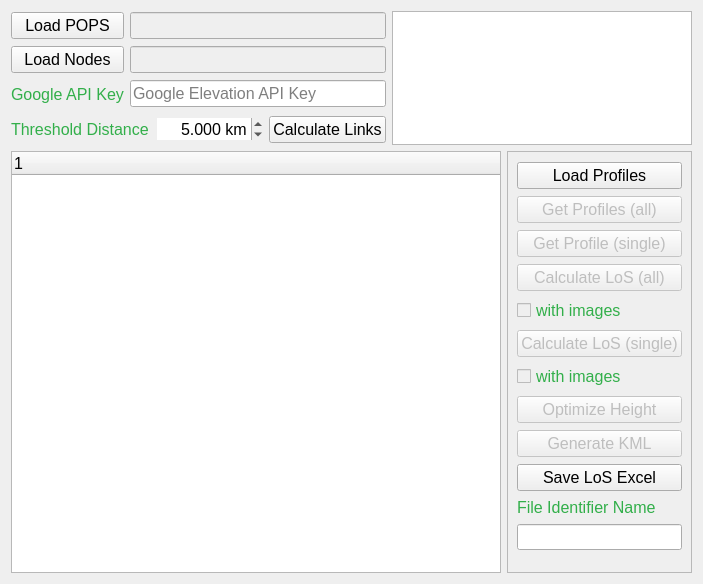
<?xml version="1.0" encoding="UTF-8"?>
<ui version="4.0">
 <class>MatrixCalculator</class>
 <widget class="QWidget" name="MatrixCalculator">
  <property name="geometry">
   <rect>
    <x>0</x>
    <y>0</y>
    <width>703</width>
    <height>584</height>
   </rect>
  </property>
  <property name="windowTitle">
   <string>Form</string>
  </property>
  <layout class="QGridLayout" name="gridLayout">
   <item row="0" column="0">
    <widget class="QPushButton" name="bnt_load_pops">
     <property name="font">
      <font>
       <pointsize>12</pointsize>
      </font>
     </property>
     <property name="text">
      <string>Load POPS</string>
     </property>
    </widget>
   </item>
   <item row="1" column="0">
    <widget class="QPushButton" name="bnt_load_nodes">
     <property name="font">
      <font>
       <pointsize>12</pointsize>
      </font>
     </property>
     <property name="text">
      <string>Load Nodes</string>
     </property>
    </widget>
   </item>
   <item row="2" column="0">
    <widget class="QLabel" name="lbl_apikey">
     <property name="font">
      <font>
       <pointsize>12</pointsize>
      </font>
     </property>
     <property name="styleSheet">
      <string notr="true">color: rgb(50, 175, 74);</string>
     </property>
     <property name="text">
      <string>Google API Key</string>
     </property>
    </widget>
   </item>
   <item row="3" column="0" colspan="2">
    <widget class="QLabel" name="lbl_threshold">
     <property name="font">
      <font>
       <pointsize>12</pointsize>
      </font>
     </property>
     <property name="styleSheet">
      <string notr="true">color: rgb(50, 175, 74);</string>
     </property>
     <property name="text">
      <string>Threshold Distance</string>
     </property>
    </widget>
   </item>
   <item row="4" column="5">
    <widget class="QFrame" name="frm_los">
     <property name="frameShape">
      <enum>QFrame::StyledPanel</enum>
     </property>
     <property name="frameShadow">
      <enum>QFrame::Raised</enum>
     </property>
     <layout class="QVBoxLayout" name="verticalLayout">
      <item>
       <widget class="QPushButton" name="bnt_loadprofiles">
        <property name="font">
         <font>
          <pointsize>12</pointsize>
         </font>
        </property>
        <property name="toolTip">
         <string>Loads an already fetched elevation profile</string>
        </property>
        <property name="text">
         <string>Load Profiles</string>
        </property>
       </widget>
      </item>
      <item>
       <widget class="QPushButton" name="bnt_getprofiles">
        <property name="enabled">
         <bool>false</bool>
        </property>
        <property name="font">
         <font>
          <pointsize>12</pointsize>
         </font>
        </property>
        <property name="toolTip">
         <string>Connects to Google Elevation API to get the profiles of all the links (saves the result)</string>
        </property>
        <property name="text">
         <string>Get Profiles (all)</string>
        </property>
       </widget>
      </item>
      <item>
       <widget class="QPushButton" name="bnt_getprofile">
        <property name="enabled">
         <bool>false</bool>
        </property>
        <property name="font">
         <font>
          <pointsize>12</pointsize>
         </font>
        </property>
        <property name="toolTip">
         <string>Connects to Google Elevation API to get the profile of the selected link. (won't be saved)</string>
        </property>
        <property name="text">
         <string>Get Profile (single)</string>
        </property>
       </widget>
      </item>
      <item>
       <widget class="QPushButton" name="bnt_calculatelos_all">
        <property name="enabled">
         <bool>false</bool>
        </property>
        <property name="font">
         <font>
          <pointsize>12</pointsize>
         </font>
        </property>
        <property name="toolTip">
         <string>Checks all the LoS of all the links in the Link Matrix that passed the threshold.</string>
        </property>
        <property name="text">
         <string>Calculate LoS (all)</string>
        </property>
       </widget>
      </item>
      <item>
       <widget class="QCheckBox" name="chk_images_all">
        <property name="enabled">
         <bool>false</bool>
        </property>
        <property name="font">
         <font>
          <pointsize>12</pointsize>
         </font>
        </property>
        <property name="toolTip">
         <string>If enabled the Calculate LoS(all) will also generate a PDF with the links profile</string>
        </property>
        <property name="styleSheet">
         <string notr="true">color: rgb(50, 175, 74);</string>
        </property>
        <property name="text">
         <string>with images</string>
        </property>
       </widget>
      </item>
      <item>
       <widget class="QPushButton" name="bnt_calculatelos_single">
        <property name="enabled">
         <bool>false</bool>
        </property>
        <property name="font">
         <font>
          <pointsize>12</pointsize>
         </font>
        </property>
        <property name="toolTip">
         <string>Checks the LoS of a single selected link in the Link Matrix.</string>
        </property>
        <property name="text">
         <string>Calculate LoS (single)</string>
        </property>
       </widget>
      </item>
      <item>
       <widget class="QCheckBox" name="chk_images_single">
        <property name="enabled">
         <bool>false</bool>
        </property>
        <property name="font">
         <font>
          <pointsize>12</pointsize>
         </font>
        </property>
        <property name="toolTip">
         <string>If enabled the Calculate LoS(single) check will generate a PDF file</string>
        </property>
        <property name="styleSheet">
         <string notr="true">color: rgb(50, 175, 74);</string>
        </property>
        <property name="text">
         <string>with images</string>
        </property>
       </widget>
      </item>
      <item>
       <widget class="QPushButton" name="btn_optimize_heights">
        <property name="enabled">
         <bool>false</bool>
        </property>
        <property name="font">
         <font>
          <pointsize>12</pointsize>
         </font>
        </property>
        <property name="text">
         <string>Optimize Height</string>
        </property>
       </widget>
      </item>
      <item>
       <widget class="QPushButton" name="bnt_generatekml">
        <property name="enabled">
         <bool>false</bool>
        </property>
        <property name="font">
         <font>
          <pointsize>12</pointsize>
         </font>
        </property>
        <property name="toolTip">
         <string>Generates a KML with the links of the Link Matrix</string>
        </property>
        <property name="text">
         <string>Generate KML</string>
        </property>
       </widget>
      </item>
      <item>
       <widget class="QPushButton" name="bnt_save_excel">
        <property name="font">
         <font>
          <pointsize>12</pointsize>
         </font>
        </property>
        <property name="toolTip">
         <string>saves the Link Matrix to a CSV file</string>
        </property>
        <property name="text">
         <string>Save LoS Excel</string>
        </property>
       </widget>
      </item>
      <item>
       <widget class="QLabel" name="lbl_fileid">
        <property name="sizePolicy">
         <sizepolicy hsizetype="Fixed" vsizetype="Fixed">
          <horstretch>0</horstretch>
          <verstretch>0</verstretch>
         </sizepolicy>
        </property>
        <property name="minimumSize">
         <size>
          <width>0</width>
          <height>0</height>
         </size>
        </property>
        <property name="font">
         <font>
          <pointsize>12</pointsize>
         </font>
        </property>
        <property name="styleSheet">
         <string notr="true">color: rgb(50, 175, 74);</string>
        </property>
        <property name="text">
         <string>File Identifier Name</string>
        </property>
       </widget>
      </item>
      <item>
       <widget class="QLineEdit" name="txt_fileprefix">
        <property name="sizePolicy">
         <sizepolicy hsizetype="Minimum" vsizetype="Fixed">
          <horstretch>0</horstretch>
          <verstretch>0</verstretch>
         </sizepolicy>
        </property>
        <property name="minimumSize">
         <size>
          <width>158</width>
          <height>26</height>
         </size>
        </property>
        <property name="toolTip">
         <string>The output file will have in its name the written identifier</string>
        </property>
       </widget>
      </item>
     </layout>
    </widget>
   </item>
   <item row="4" column="0" colspan="5">
    <widget class="QTreeWidget" name="tbl_linksmatrix">
     <property name="font">
      <font>
       <pointsize>12</pointsize>
      </font>
     </property>
     <column>
      <property name="text">
       <string notr="true">1</string>
      </property>
     </column>
    </widget>
   </item>
   <item row="0" column="1" colspan="3">
    <widget class="QLineEdit" name="txt_load_pops">
     <property name="enabled">
      <bool>false</bool>
     </property>
     <property name="font">
      <font>
       <pointsize>12</pointsize>
      </font>
     </property>
    </widget>
   </item>
   <item row="1" column="1" colspan="3">
    <widget class="QLineEdit" name="txt_load_nodes">
     <property name="enabled">
      <bool>false</bool>
     </property>
     <property name="font">
      <font>
       <pointsize>12</pointsize>
      </font>
     </property>
    </widget>
   </item>
   <item row="2" column="1" colspan="3">
    <widget class="QLineEdit" name="txt_api">
     <property name="enabled">
      <bool>true</bool>
     </property>
     <property name="font">
      <font>
       <pointsize>12</pointsize>
      </font>
     </property>
     <property name="placeholderText">
      <string>Google Elevation API Key</string>
     </property>
    </widget>
   </item>
   <item row="3" column="2">
    <widget class="QDoubleSpinBox" name="spn_distance">
     <property name="font">
      <font>
       <pointsize>12</pointsize>
      </font>
     </property>
     <property name="toolTip">
      <string>Distance threshold to consider it a link</string>
     </property>
     <property name="frame">
      <bool>false</bool>
     </property>
     <property name="alignment">
      <set>Qt::AlignRight|Qt::AlignTrailing|Qt::AlignVCenter</set>
     </property>
     <property name="suffix">
      <string> km</string>
     </property>
     <property name="decimals">
      <number>3</number>
     </property>
     <property name="minimum">
      <double>0.040000000000000</double>
     </property>
     <property name="maximum">
      <double>100.000000000000000</double>
     </property>
     <property name="value">
      <double>5.000000000000000</double>
     </property>
    </widget>
   </item>
   <item row="3" column="3">
    <widget class="QPushButton" name="bnt_calculate_links">
     <property name="font">
      <font>
       <pointsize>12</pointsize>
      </font>
     </property>
     <property name="toolTip">
      <string>Calculates a link matrix between POPs and Nodes with a link distance threshold set by the spinbox</string>
     </property>
     <property name="text">
      <string>Calculate Links</string>
     </property>
    </widget>
   </item>
   <item row="0" column="4" rowspan="4" colspan="2">
    <widget class="QListWidget" name="lst_log">
     <property name="sizePolicy">
      <sizepolicy hsizetype="Expanding" vsizetype="Minimum">
       <horstretch>0</horstretch>
       <verstretch>0</verstretch>
      </sizepolicy>
     </property>
     <property name="minimumSize">
      <size>
       <width>300</width>
       <height>134</height>
      </size>
     </property>
     <property name="maximumSize">
      <size>
       <width>16777215</width>
       <height>134</height>
      </size>
     </property>
    </widget>
   </item>
  </layout>
 </widget>
 <resources/>
 <connections/>
</ui>
